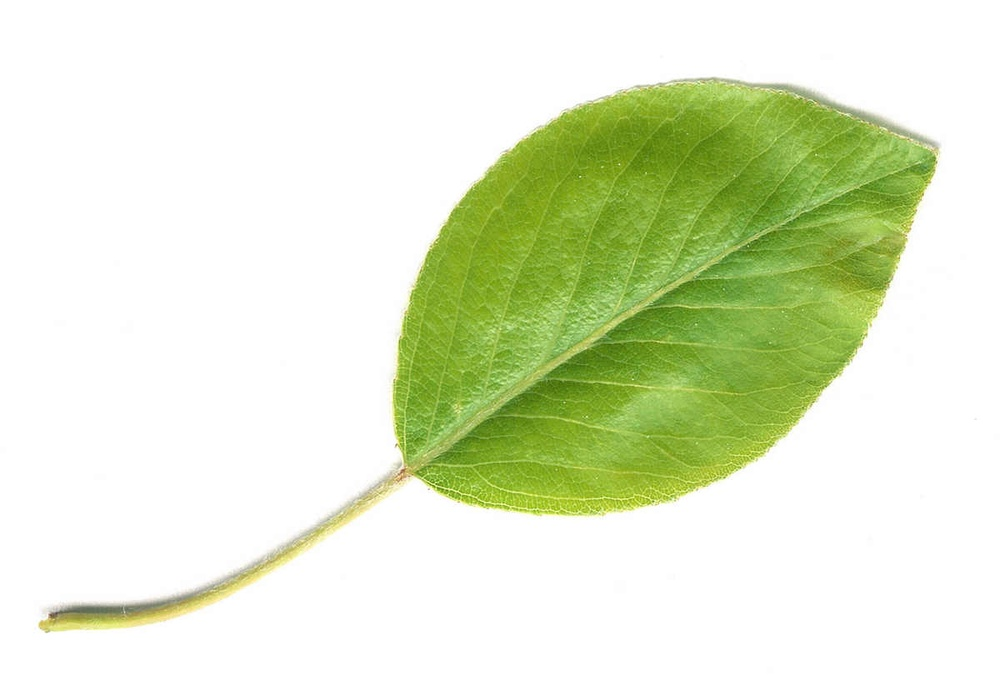
#> input picture opencv/leaf.jpg, 1000 x 680 px, shrunk from 1200 x 816 before the run
$ python leaf.py   (Python 2 division)   (older library calls are emulated)
#> lines starting #> are read from the running program, lines starting #| are printed output that depends on the picture; after the words box and inside, x2 and y2 are one past the last pixel; in counts of white or black regions, pixels touching at a corner belong together
import numpy as np
import cv2

imgorg = cv2.imread("leaf.jpg")
#> imgorg is the input picture: shape (680, 1000, 3); mean B, G, R 202.9, 233.5, 223.7
imgray = cv2.cvtColor(imgorg, cv2.COLOR_BGR2GRAY)
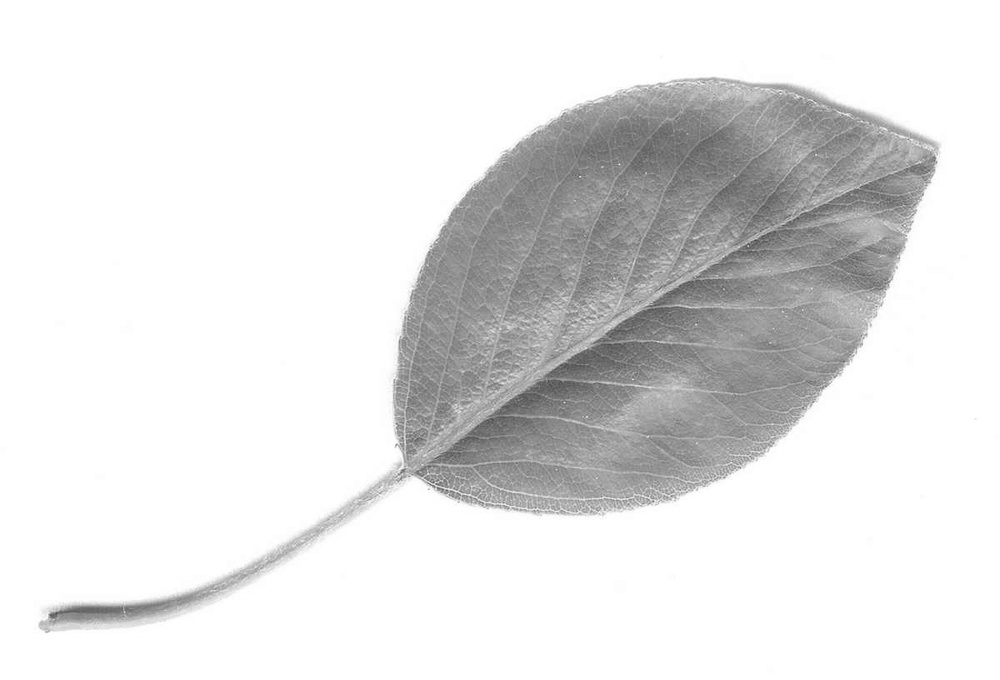
#> imgray: shape (680, 1000); min 63, max 255, mean 227.1
imgray = cv2.bilateralFilter(imgray, 11, 17, 17)
edged  = cv2.Canny(imgray, 100, 100)
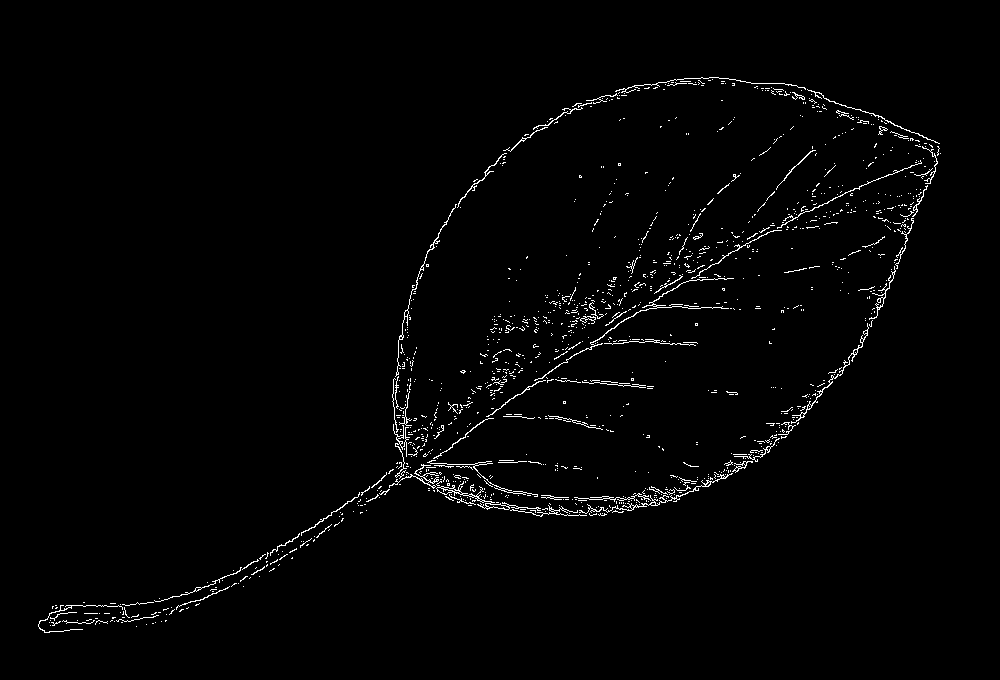
#> edged: shape (680, 1000); 1.6% white in thin lines or dots, all inside (x1, y1, x2, y2) = (38, 77, 941, 633)

(_, cnts, _) = cv2.findContours(imgray, cv2.RETR_TREE, cv2.CHAIN_APPROX_SIMPLE)
#> cnts = [[[0, 0], [0, 679], [999, 679], [999, 0]]]
# (_, cnts, _) = cv2.findContours(edged.copy(), cv2.RETR_EXTERNAL, cv2.CHAIN_APPROX_SIMPLE)
# cnts = sorted(cnts, key=cv2.contourArea, reverse = True)[:10]


print "# of contours: %d" % len(cnts)
#| # of contours: 1

largestArea = 0
largestIndex = -1
for indx, c in enumerate(cnts):
    area = cv2.contourArea(c)
    if (area > largestArea):
        largestArea = area
        largestIndex = indx
#> this loop made 1 pass
#> (indx, c, area, largestArea, largestIndex) on pass 1: (0, [[0, 0], [0, 679], [999, 679], [999, 0]], 678321, 678321, 0)
#> after the loop, largestArea = 678321; largestIndex = 0

print "largest area: %d" % largestArea
#| largest area: 678321

cv2.drawContours(imgray, [cnts[0]], -1, (0, 255, 0), 3)
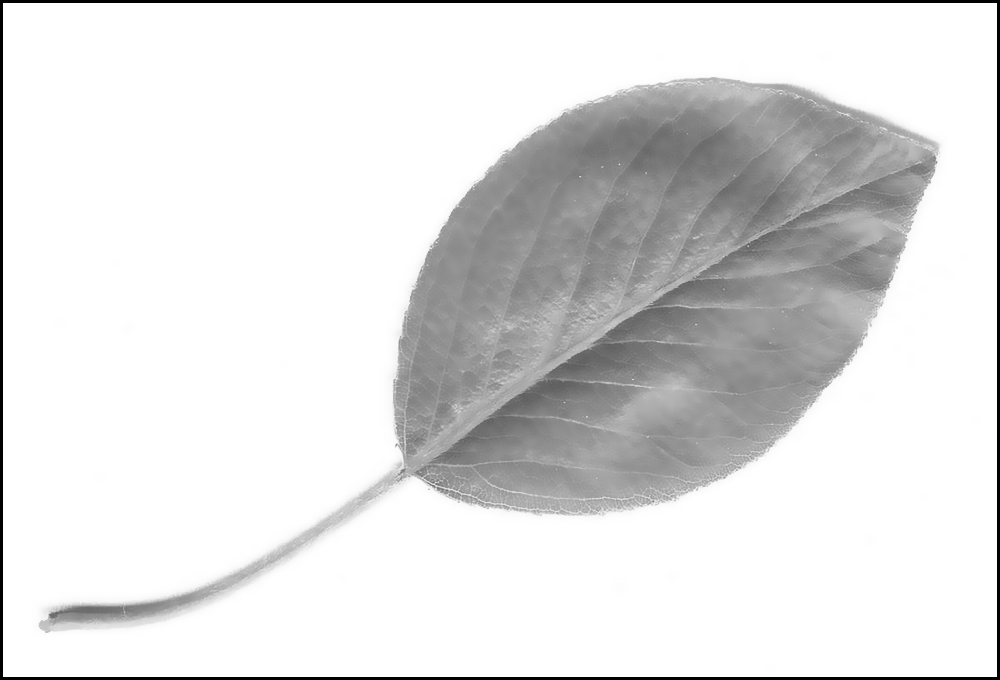
#> imgray: shape (680, 1000); min 0, max 255, mean 223.3

cv2.imshow("Image", imgray)
cv2.waitKey(0)
